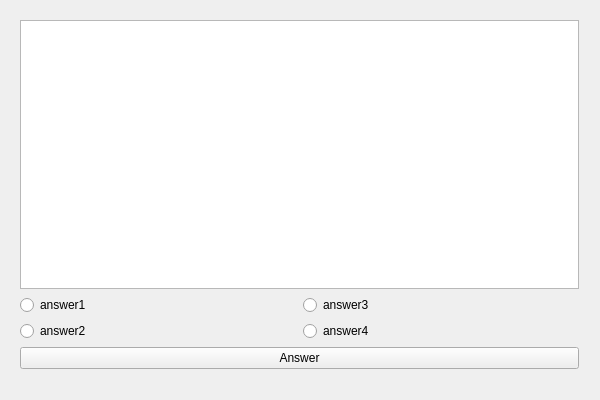
<?xml version="1.0" encoding="UTF-8"?>
<ui version="4.0">
 <class>MultipleQuestionWidgetClass</class>
 <widget class="QWidget" name="MultipleQuestionWidgetClass">
  <property name="geometry">
   <rect>
    <x>0</x>
    <y>0</y>
    <width>600</width>
    <height>400</height>
   </rect>
  </property>
  <property name="windowTitle">
   <string>MultipleQuestionWidget</string>
  </property>
  <widget class="QWidget" name="verticalLayoutWidget">
   <property name="geometry">
    <rect>
     <x>9</x>
     <y>9</y>
     <width>581</width>
     <height>371</height>
    </rect>
   </property>
   <layout class="QVBoxLayout" name="verticalLayout">
    <item>
     <widget class="QPlainTextEdit" name="question">
      <property name="styleSheet">
       <string notr="true">font-size:32px;</string>
      </property>
      <property name="readOnly">
       <bool>true</bool>
      </property>
      <property name="plainText">
       <string/>
      </property>
     </widget>
    </item>
    <item>
     <layout class="QGridLayout" name="gridLayout">
      <item row="0" column="0">
       <widget class="QRadioButton" name="answer1">
        <property name="text">
         <string>answer1</string>
        </property>
       </widget>
      </item>
      <item row="1" column="0">
       <widget class="QRadioButton" name="answer2">
        <property name="text">
         <string>answer2</string>
        </property>
       </widget>
      </item>
      <item row="1" column="1">
       <widget class="QRadioButton" name="answer4">
        <property name="text">
         <string>answer4</string>
        </property>
       </widget>
      </item>
      <item row="0" column="1">
       <widget class="QRadioButton" name="answer3">
        <property name="text">
         <string>answer3</string>
        </property>
       </widget>
      </item>
     </layout>
    </item>
    <item>
     <widget class="QPushButton" name="answerButton">
      <property name="text">
       <string>Answer</string>
      </property>
     </widget>
    </item>
   </layout>
  </widget>
 </widget>
 <layoutdefault spacing="6" margin="11"/>
 <resources/>
 <connections/>
</ui>
